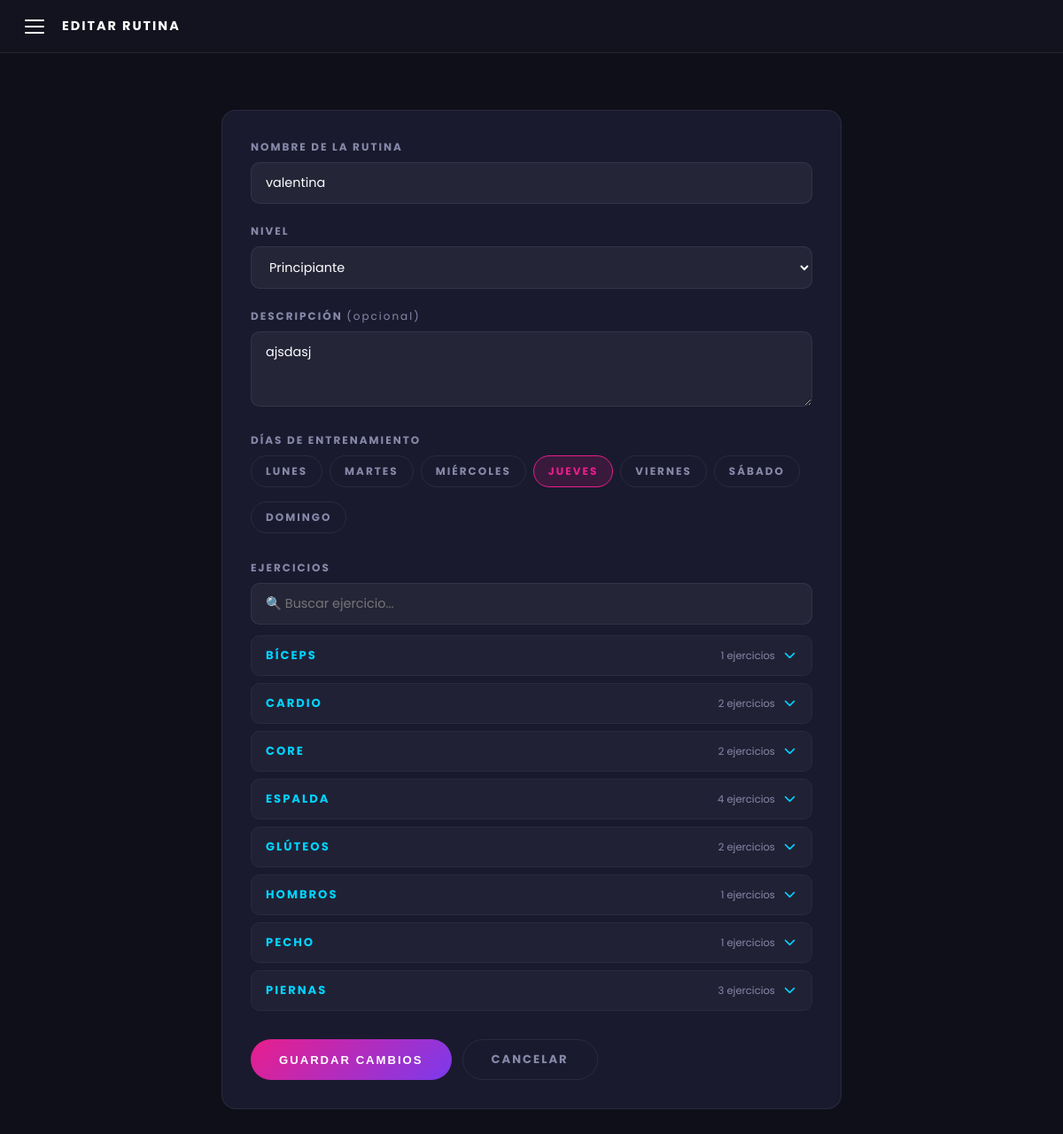
The page /rutinas/11/editar/ (signed in) on the database its author committed.
### rutinas/models.py (models this page shows, shortened)
class Rutina(models.Model):
    TIPO_RUTINA = [
        ('predeterminada', 'Predeterminada'),
        ('personal', 'Personal'),
    ]
    TIPO_ENTRENAMIENTO = [
        ('crossfit',     'CrossFit'),
        ('fuerza',       'Fuerza'),
        ('cardio',       'Cardio'),
        ('funcional',    'Funcional'),
        ('hipertrofia',  'Hipertrofia'),
        ('flexibilidad', 'Flexibilidad'),
    ]
    NIVELES = [
        ('principiante', 'Principiante'),
        ('intermedio',   'Intermedio'),
        ('avanzado',     'Avanzado'),
    ]
    DIAS = [
        ('lun', 'Lunes'),
        ('mar', 'Martes'),
        ('mie', 'Miércoles'),
        ('jue', 'Jueves'),
        ('vie', 'Viernes'),
        ('sab', 'Sábado'),
        ('dom', 'Domingo'),
    ]
    id_rutina = models.AutoField(primary_key=True)
    id_usuario = models.ForeignKey(Usuario, on_delete=models.CASCADE, related_name='rutinas')
    nombre_rutina = models.CharField(max_length=100)
    descripcion = models.TextField(max_length=500, blank=True)
    tipo_rutina = models.CharField(max_length=20, choices=TIPO_RUTINA, default='personal')
    tipo_entrenamiento = models.CharField(max_length=20, choices=TIPO_ENTRENAMIENTO, default='funcional')
    duracion = models.IntegerField(default=45)
    nivel = models.CharField(max_length=20, choices=NIVELES, default='principiante')
    dias = models.CharField(max_length=50, blank=True)
    creada_en = models.DateTimeField(auto_now_add=True)
    fecha_creacion = models.DateTimeField(auto_now_add=True)
    def get_dias_lista(self):
        return self.dias.split(',') if self.dias else []

### rutinas/views.py (the view, shortened to what this page needs)
# urls.py: path('<int:pk>/editar/', views.editar_rutina, name='editar_rutina'),
@login_required
def editar_rutina(request, pk):
    rutina = get_object_or_404(Rutina, pk=pk, id_usuario=request.user)
    ejercicios_disponibles = Ejercicio.objects.all().order_by('grupo_muscular', 'nombreEjercicio')
    ejercicios_actuales = rutina.ejercicios.all()
    datos_ejercicios = {}
    for re in ejercicios_actuales:
        datos_ejercicios[re.id_ejercicio.pk] = {
            'series': re.series,
            'reps': re.repeticiones,
        }
    return render(request, 'rutinas/crear_rutinas.html', {
        'rutina': rutina,
        'ejercicios': ejercicios_disponibles,
        'dias_choices': Rutina.DIAS,
        'dias_seleccionados': rutina.get_dias_lista(),
        'datos_ejercicios': datos_ejercicios,
        'ejercicios_seleccionados': list(datos_ejercicios.keys()),
    })

### templates/rutinas/crear_rutinas.html (shortened to what this page needs)
{% load static %}
<!DOCTYPE html>
<html lang="es">
<head>
  <link rel="stylesheet" href="https://cdnjs.cloudflare.com/ajax/libs/font-awesome/6.5.0/css/all.min.css">
  <link rel="stylesheet" href="{% static 'css/rutinas.css' %}">
</head>
<body>
  <header class="topbar">
    <label for="sidebar-toggle" class="menu-btn" aria-label="Menú">
      <span></span><span></span><span></span>
    </label>
    <span class="topbar-title">
      {% if rutina %}EDITAR RUTINA{% else %}NUEVA RUTINA{% endif %}
    </span>
  </header>
  <main class="main">
    <div class="form-container">
      <div class="form-card">
        <form method="POST">
          <div class="campo">
            <label>Nombre de la rutina</label>
            <input type="text" name="nombre_rutina"
              placeholder="Ej: Pecho y Tríceps"
              value="{{ rutina.nombre_rutina|default:'' }}"
              required>
          </div>
          <div class="campo">
            <label>Nivel</label>
            <select name="nivel" required>
              <option value="principiante" {% if rutina.nivel == 'principiante' %}selected{% endif %}>Principiante</option>
            </select>
          </div>
          <div class="campo">
            <label>Descripción <span style="color:var(--text-muted); font-weight:400; text-transform:none;">(opcional)</span></label>
            <textarea name="descripcion"
              placeholder="¿Cuál es el objetivo de esta rutina?">{{ rutina.descripcion|default:'' }}</textarea>
          </div>
          <div class="campo">
            <label>Días de entrenamiento</label>
            <div class="dias-grid">
              {% for valor, nombre in dias_choices %}
              <label class="dia-label">
                {{ nombre }}
              </label>
              {% endfor %}
            </div>
          </div>
          <div class="campo">
            <label>Ejercicios</label>
            <input type="text" id="buscador-ejercicios" placeholder="🔍 Buscar ejercicio..." class="buscador-ejercicios">
            {% regroup ejercicios by get_grupo_muscular_display as grupos %}
            {% for grupo in grupos %}
            <div class="grupo-collapsible" data-grupo="{{ grupo.grouper }}">
              <button type="button" class="grupo-header">
                <span>{{ grupo.grouper }}</span>
                <span class="grupo-count">{{ grupo.list|length }} ejercicios</span>
                <i class="fa-solid fa-chevron-down grupo-arrow"></i>
              </button>
        </div>
        {% endfor %}
      </div>
          <div class="form-acciones">
            <button type="submit" class="btn-guardar">
              {% if rutina %}Guardar cambios{% else %}Crear rutina{% endif %}
            </button>
            <a href="{% url 'lista_rutinas' %}" class="btn-cancelar">Cancelar</a>
          </div>
        </form>
      </div>
    </div>
  </main>
</body>
</html>

### static/css/rutinas.css (style rules this page uses)
:root { --sidebar-w: 260px; --topbar-h: 60px; --bg: #0f0f1a; --bg-card: #1a1a2e; --bg-card-hover: #22223a; --neon-pink: #e91e8c; --neon-cyan: #00d4ff; --neon-purple: #7c3aed; --text-primary: #ffffff; --text-muted: #8888aa; --border: rgba(255,255,255,0.07); --radius: 16px; --font: 'Poppins', sans-serif; }
*, *::before, *::after { box-sizing: border-box; margin: 0; padding: 0; }
body { font-family: var(--font); background: var(--bg); color: var(--text-primary); min-height: 100vh; }
.topbar { position: fixed; top: 0; left: 0; right: 0; height: var(--topbar-h); background: #13131f; border-bottom: 1px solid var(--border); display: flex; align-items: center; gap: 16px; padding: 0 24px; z-index: 50; }
.menu-btn { display: flex; flex-direction: column; gap: 5px; cursor: pointer; padding: 4px; }
.menu-btn span { display: block; width: 22px; height: 2px; background: var(--text-primary); border-radius: 2px; transition: 0.3s; }
.topbar-title { font-size: 0.9rem; font-weight: 700; letter-spacing: 2px; color: var(--text-primary); }
.main { margin-top: var(--topbar-h); padding: 32px 24px; max-width: 900px; margin-left: auto; margin-right: auto; margin-top: calc(var(--topbar-h) + 32px); }
.form-container { max-width: 700px; margin: 0 auto; }
.form-card { background: var(--bg-card); border-radius: var(--radius); padding: 32px; border: 1px solid var(--border); }
.campo { margin-bottom: 22px; }
.campo label { display: block; font-size: 0.75rem; font-weight: 700; letter-spacing: 2px; text-transform: uppercase; color: var(--text-muted); margin-bottom: 8px; }
.campo input[type="text"], .campo textarea, .campo select { width: 100%; padding: 12px 16px; border-radius: 10px; background: rgba(255,255,255,0.05); border: 1px solid var(--border); color: var(--text-primary); font-family: var(--font); font-size: 0.9rem; outline: none; transition: border-color 0.3s; }
.campo select option { background: var(--bg-card); color: var(--text-primary); }
.campo textarea { resize: vertical; min-height: 85px; }
.dias-grid { display: flex; flex-wrap: wrap; gap: 8px; }
.dia-label { display: flex; align-items: center; gap: 6px; padding: 8px 16px; border-radius: 50px; border: 1px solid var(--border); cursor: pointer; font-size: 0.8rem; font-weight: 600; color: var(--text-muted); transition: 0.3s; user-select: none; }
.dia-label:has(input:checked) { background: rgba(233,30,140,0.15); border-color: var(--neon-pink); color: var(--neon-pink); }
.form-acciones { display: flex; gap: 12px; margin-top: 32px; }
.btn-guardar { padding: 12px 32px; border-radius: 50px; background: linear-gradient(135deg, var(--neon-pink), var(--neon-purple)); color: #fff; border: none; font-size: 0.82rem; font-weight: 700; letter-spacing: 2px; text-transform: uppercase; cursor: pointer; transition: 0.3s; }
.btn-cancelar { padding: 12px 32px; border-radius: 50px; background: transparent; border: 1px solid var(--border); color: var(--text-muted); text-decoration: none; font-size: 0.82rem; font-weight: 700; letter-spacing: 2px; text-transform: uppercase; transition: 0.3s; }
.buscador-ejercicios { width: 100%; padding: 12px 16px; border-radius: 10px; background: rgba(255,255,255,0.05); border: 1px solid var(--border); color: var(--text-primary); font-family: var(--font); font-size: 0.9rem; outline: none; margin-bottom: 12px; transition: border-color 0.3s; }
.grupo-collapsible { margin-bottom: 8px; border: 1px solid var(--border); border-radius: 10px; overflow: hidden; }
.grupo-header { width: 100%; display: flex; align-items: center; gap: 10px; padding: 12px 16px; background: rgba(255,255,255,0.03); border: none; color: var(--neon-cyan); font-family: var(--font); font-size: 0.82rem; font-weight: 700; letter-spacing: 2px; text-transform: uppercase; cursor: pointer; transition: background 0.3s; }
.grupo-count { margin-left: auto; font-size: 0.72rem; color: var(--text-muted); font-weight: 400; letter-spacing: 0; text-transform: none; }
.grupo-arrow { transition: transform 0.3s; }

### rows shown on the page
Rutina: nombre_rutina "valentina", nivel "Principiante", descripcion "ajsdasj"

### other values the page prints
{{ nombre }} "LUNES" "MARTES" "MIÉRCOLES" "JUEVES" "VIERNES" "SÁBADO" "DOMINGO"
{{ grupo.grouper }} "BÍCEPS" "CARDIO" "CORE" "ESPALDA" "GLÚTEOS" "HOMBROS" "PECHO" "PIERNAS"
{{ grupo.list|length }} "1" "2" "2" "4" "2" "1" "1" "3"
